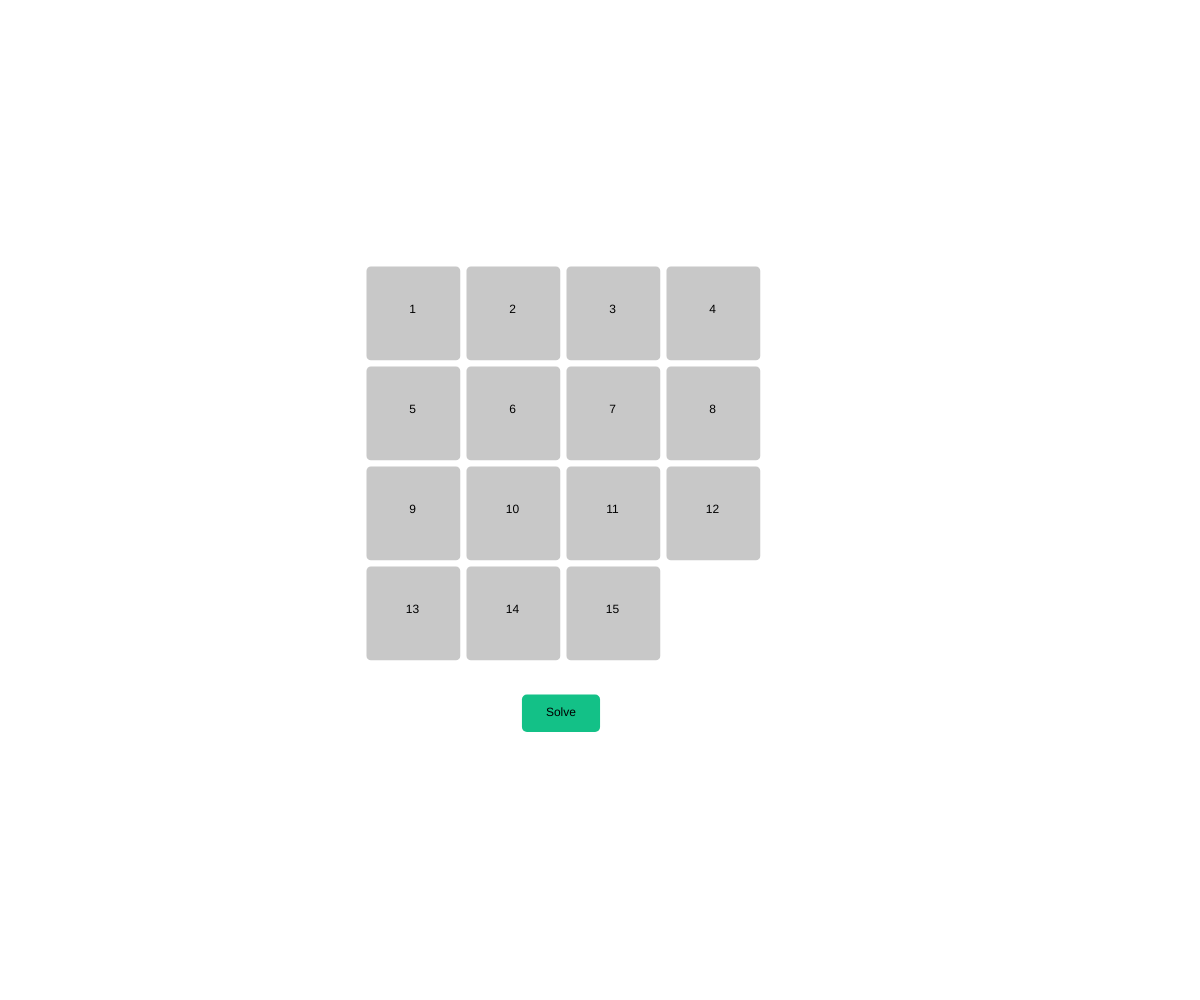
Frame 1 (no input)
Frame 60 (no input): identical to frame 1, image omitted
Frame 120 (the mouse pressed at the canvas centre since frame 60): identical to frame 1, image omitted

The p5.js sketch that drew this single still picture (run headless with seeded random() and noise() and a simulated clock; from frame 60 on, the mouse is pressed at the canvas centre):

// p5.js sketch
// ── sketch.js
var blocks = [];
var block_size;
var rad, spacing;
var empty_pos = 15;

var anim_decay_rate = 0.2;

var b_solve;

var path = [];
var cur_move_index = 0;
var timer = 0;

function setup() {
     createCanvas(windowWidth, windowHeight);

     block_size = windowWidth / 12.8;
     rad = windowWidth / 274.29;
     spacing = windowWidth / 192;

     for (let y = 0; y < 4; y++){
          for (let x = 0; x < 4; x++){
               blocks.push(new Block(createVector((windowWidth / 2) - (block_size * 2) + (x * (block_size + spacing)), (windowHeight / 2) - (block_size * 2) + (y * (block_size + spacing))), block_size, (y * 4) + x));
          }
     }

     blocks.pop();

     b_solve = new Button('Solve', createVector((windowWidth / 2) - (windowWidth / 30.72), (windowHeight / 2) - (block_size * 2) + (4 * (block_size + spacing))), color(19, 193, 135), createVector(windowWidth / 15.36, windowWidth / 32));
}
function windowResized() {
	resizeCanvas(windowWidth, windowHeight);
}

function draw(){
     background(255);

     if (path.length != 0){
          if (cur_move_index == path.length){
               path = [];
               cur_move_index = 0;
          }
          else if (timer <= 0){
               timer = 30;
               let cur_move = path[cur_move_index];
               let ind;

               for (let i = 0; i < 16; i++){
                    if (blocks[i].num == cur_move){
                         ind = i;
                         break;
                    }
               }

               let empty_temp = empty_pos;
               empty_pos = blocks[ind].grid_pos;
               blocks[ind].grid_pos = empty_temp;
               blocks[ind].target = createVector((windowWidth / 2) - (block_size * 2) + ((blocks[ind].grid_pos % 4) * (block_size + spacing)), (windowHeight / 2) - (block_size * 2) + ((Math.floor(blocks[ind].grid_pos / 4)) * (block_size + spacing)));

               cur_move_index++;
          }

          timer--;
     }

     for (let i = 0; i < 15; i++){
          blocks[i].move();
          blocks[i].draw();
     }

     b_solve.draw();
}

function mousePressed(){
     let moveables = get_moveables();

     for (let i = 0; i < 15; i++){
          if (mouseX > blocks[i].pos.x - (blocks[i].size / 2) && mouseX < blocks[i].pos.x + (blocks[i].size / 2)){
               if (mouseY > blocks[i].pos.y - (blocks[i].size / 2) && mouseY < blocks[i].pos.y + (blocks[i].size / 2)){
                    if (moveables.indexOf(blocks[i].num) != -1) {
                         let block_pos = blocks[i].grid_pos;
                         blocks[i].grid_pos = empty_pos;
                         empty_pos = block_pos;

                         blocks[i].target = createVector((windowWidth / 2) - (block_size * 2) + ((blocks[i].grid_pos % 4) * (block_size + spacing)), (windowHeight / 2) - (block_size * 2) + ((Math.floor(blocks[i].grid_pos / 4)) * (block_size + spacing)));
                    }
               }
          }
     }

     b_solve.check_pressed();
}

function get_moveables(){
     let move_index = [];

     if (empty_pos - 4 >= 0)
          move_index.push(empty_pos - 4);
     if (empty_pos + 4 <= 15)
          move_index.push(empty_pos + 4);
     if (empty_pos % 4 != 0)
          move_index.push(empty_pos - 1);
     if ((empty_pos % 4) - 3 != 0)
          move_index.push(empty_pos + 1);

     let moveables = [];
     for (let i = 0; i < move_index.length; i++){
          for (let j = 0; j < 15; j++){
               if (blocks[j].grid_pos == move_index[i]){
                    moveables.push(blocks[j].num);
                    break;
               }
          }
     }

     return moveables;
}

function heuristic(grid){
     let score = 0;

     for (let i = 0; i < 15; i++){
          let grid_pos = 0;

          for (let j = 0; j < 16; j++){
               if (grid[j] == i){
                    grid_pos = j;
                    break;
               }
          }

          let dx = Math.abs((i % 4) - (grid_pos % 4));
          let dy = Math.abs(Math.floor(i / 4) - Math.floor(grid_pos / 4));

          score += dx + dy;
     }

     return score;
}

class Block{
     constructor(pos, size, num){
          this.pos = pos;
          this.size = size;
          this.num = num;
          this.grid_pos = num;
          this.target = pos;
     }

     draw(){
          fill(200);
          noStroke();

          rect(this.pos.x - Math.floor(this.size / 2), this.pos.y - Math.floor(this.size / 2), this.size, this.size, rad);
          textAlign(CENTER);

          fill(0);
          stroke(200);
          text(this.num + 1, this.pos.x, this.pos.y);
     }

     move(){
          let dist = p5.Vector.sub(this.target, this.pos);
          dist = p5.Vector.mult(dist, anim_decay_rate);

          this.pos = p5.Vector.add(this.pos, dist);
     }
}
class Button{
     constructor(txt, pos, color, dim){
          this.txt = txt;
          this.pos = pos;
          this.color = color;
          this.dim = dim;
     }

     draw(){
          noStroke();
          fill(this.color);
          rect(this.pos.x - Math.floor(this.dim.x / 2), this.pos.y - Math.floor(this.dim.y / 2), this.dim.x, this.dim.y, 5);

          fill(0);
          stroke(this.color);
          textAlign(CENTER);
          text(this.txt, this.pos.x, this.pos.y + 3);
     }

     check_pressed(){
          if (mouseX > this.pos.x - Math.floor(this.dim.x / 2) && mouseX < this.pos.x + Math.floor(this.dim.x / 2)){
               if (mouseY > this.pos.y - Math.floor(this.dim.y / 2) && mouseY < this.pos.y + Math.floor(this.dim.y / 2)){
                    path = solve();
                    console.log(path);
               }
          }
     }
}

function solve(){
     // Get grid setup as 16 element array
     let grid = [-1, -1, -1, -1, -1, -1, -1, -1, -1, -1, -1, -1, -1, -1, -1, -1];
     let goal = [0, 1, 2, 3, 4, 5, 6, 7, 8, 9, 10, 11, 12, 13, 14, -1];

     for (let i = 0; i < 15; i++){
          grid[blocks[i].grid_pos] = blocks[i].num;
     }

     let visited = [];
     let paths = [[heuristic(grid), grid]];
     let optimal_path;

     alert('Solving, Please Wait...');

     //BFS For Path
     while (true){
          let next = next_path(paths);
          if (at_goal(next)){
               optimal_path = next;
               break;
          }

          let moves = next_moves(next[next.length - 1]);
          for (let i = 0; i < moves.length; i++){
               if (!visited_state(visited, moves[i])){
                    visited.push(moves[i]);

                    let new_path = next.slice();
                    new_path.push(moves[i]);
                    new_path[0] += heuristic(moves[i]);

                    paths.push(new_path);
               }
          }
     }

     let path = [];
     for (let i = 1; i < optimal_path.length - 1; i++){
          let empty_pos = 0;
          for (let j = 0; j < 16; j++){
               if (optimal_path[i][j] == -1){
                    empty_pos = j;
                    break;
               }
          }

          path.push(optimal_path[i + 1][empty_pos]);
     }

     alert('Solved!');

     return path;
}
function next_path(paths){
     let min = 100000000000000;
     let min_index = 0;

     for (let i = 0; i < paths.length; i++){
          if (paths[i][0] < min){
               min = paths[i][0];
               min_index = i;
          }
     }

     return paths.splice(min_index, 1)[0];
}
function next_moves(cur){
     let moves = [];
     let move_indicies = [];

     let empty = 0;
     for (let i = 0; i < 16; i++){
          if (cur[i] == -1){
               empty = i;
               break;
          }
     }

     if (empty - 4 >= 0)
          move_indicies.push(empty - 4);
     if (empty + 4 <= 15)
          move_indicies.push(empty + 4);
     if (empty % 4 != 0)
          move_indicies.push(empty - 1);
     if ((empty % 4) - 3 != 0)
          move_indicies.push(empty + 1);

     for (let i = 0; i < move_indicies.length; i++){
          let temp = cur.slice();
          temp[empty] = cur[move_indicies[i]];
          temp[move_indicies[i]] = -1;

          moves.push(temp);
     }

     return moves;
}
function at_goal(path){
     let goal = [0, 1, 2, 3, 4, 5, 6, 7, 8, 9, 10, 11, 12, 13, 14, -1];
     let last_step = path[path.length - 1];

     for (let i = 0; i < 16; i++){
          if (last_step[i] != goal[i])
               return false;
     }

     return true;
}
function visited_state(visited, state){
     for (let i = 0; i < visited.length; i++){
          let cur = visited[i];
          let same = true;

          for (let j = 0; j < 16; j++){
               if (cur[j] != state[j]){
                    same = false;
                    break;
               }
          }

          if (same == true)
               return true;
     }

     return false;
}
